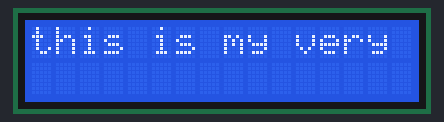
Recording of a program running on a simulated Raspberry Pi (BCM pin numbers). Shown: 16×2 character LCD.

Above: at 0.17 s.
At 0.98 s:
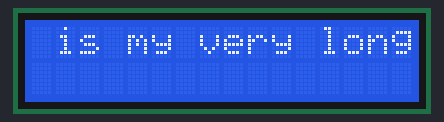
At 1.99 s:
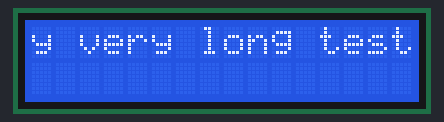
At 4.01 s:
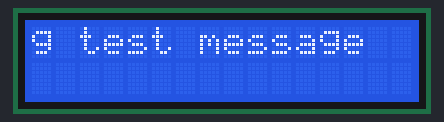
At 5.83 s:
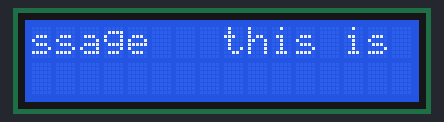
At 7.86 s:
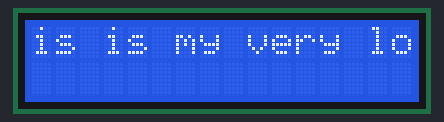

Measured:
- by itself, everything shown: repeats every 7.3 s, in 36 steps

The program:

ribbon.py
```python
#!/usr/bin/python
import time
from display import Display

LCD_DISPLAY_SIZE = 16
INTERVAL = 0.15
SEPERATOR = '   '

def make_ribbon_gen(display, message, line=0, separator=SEPERATOR):
    if len(message) < display.width():
        display.write_line(message, line)
        return

    buf = message + separator + message
    while True:
        for i in range(len(message) + len(separator)):
            display.write_line(buf[i:i+display.width()], line)
            yield

def ribbon(display, message, line=0, separator=SEPERATOR, interval=INTERVAL):
    for x in make_ribbon_gen(display, message, line, separator):
        time.sleep(interval)

if __name__ == '__main__':
    d = Display()
    try:
        ribbon(d, "this is my very long test message")

    except KeyboardInterrupt:
        d.clear()
```

display.py
```python
#!/usr/bin/python

# The wiring for the LCD is as follows:
# 1 : GND
# 2 : 5V
# 3 : Contrast (0-5V)*
# 4 : RS (Register Select)
# 5 : R/W (Read Write)       - GROUND THIS PIN
# 6 : Enable or Strobe
# 7 : Data Bit 0             - NOT USED
# 8 : Data Bit 1             - NOT USED
# 9 : Data Bit 2             - NOT USED
# 10: Data Bit 3             - NOT USED
# 11: Data Bit 4
# 12: Data Bit 5
# 13: Data Bit 6
# 14: Data Bit 7
# 15: LCD Backlight +5V**
# 16: LCD Backlight GND

import RPi.GPIO as GPIO
import time

LCD_RS = 16
LCD_E  = 12
LCD_D4 = 25
LCD_D5 = 24
LCD_D6 = 23
LCD_D7 = 18

LCD_WIDTH   = 16
LCD_CHR     = True
LCD_CMD     = False

LCD_LINE_1  = 0x80 # LCD RAM address for the 1st line
LCD_LINE_2  = 0xC0 # LCD RAM address for the 2nd line

# Timing constants
E_PULSE = 0.0005
E_DELAY = 0.0005

LINES = {
    0: LCD_LINE_1,
    1: LCD_LINE_2,
}
LCD_HEIGHT  = len(LINES)

class Display(object):
    def __init__(self):
        self._width  = LCD_WIDTH
        self._height = LCD_HEIGHT

        GPIO.setwarnings(False)
        GPIO.setmode(GPIO.BCM)       # Use BCM GPIO numbers
        GPIO.setup(LCD_E, GPIO.OUT)  # E
        GPIO.setup(LCD_RS, GPIO.OUT) # RS
        GPIO.setup(LCD_D4, GPIO.OUT) # DB4
        GPIO.setup(LCD_D5, GPIO.OUT) # DB5
        GPIO.setup(LCD_D6, GPIO.OUT) # DB6
        GPIO.setup(LCD_D7, GPIO.OUT) # DB7

        self._init_display()

    def width(self):
        return self._width

    def height(self):
        return self._height

    def _init_display(self):
        # Initialise display
        self._write_cmd(0x33) # 110011 Initialise
        self._write_cmd(0x32) # 110010 Initialise
        self._write_cmd(0x06) # 000110 Cursor move direction
        self._write_cmd(0x0C) # 001100 Display On,Cursor Off, Blink Off
        self._write_cmd(0x28) # 101000 Data length, number of lines, font size
        self._write_cmd(0x01) # 000001 Clear display
        time.sleep(E_DELAY)

    def _write_char(self, char):
        self._write_byte(char, LCD_CHR)

    def _write_cmd(self, cmd):
        self._write_byte(cmd, LCD_CMD)

    def _write_byte(self, data, mode=False):
        # Send byte to data pins
        # data = data
        # mode = True  for character
        #        False for command

        GPIO.output(LCD_RS, mode)  # RS

        # High data
        GPIO.output(LCD_D4, False)
        GPIO.output(LCD_D5, False)
        GPIO.output(LCD_D6, False)
        GPIO.output(LCD_D7, False)
        if data & 0x10:
            GPIO.output(LCD_D4, True)
        if data & 0x20:
            GPIO.output(LCD_D5, True)
        if data & 0x40:
            GPIO.output(LCD_D6, True)
        if data & 0x80:
            GPIO.output(LCD_D7, True)

        # Toggle 'Enable' pin
        self._toggle_enable()

        # Low data
        GPIO.output(LCD_D4, False)
        GPIO.output(LCD_D5, False)
        GPIO.output(LCD_D6, False)
        GPIO.output(LCD_D7, False)
        if data & 0x01:
            GPIO.output(LCD_D4, True)
        if data & 0x02:
            GPIO.output(LCD_D5, True)
        if data & 0x04:
            GPIO.output(LCD_D6, True)
        if data & 0x08:
            GPIO.output(LCD_D7, True)

        # Toggle 'Enable' pin
        self._toggle_enable()

    def _toggle_enable(self):
        # Toggle enable
        time.sleep(E_DELAY)
        GPIO.output(LCD_E, True)
        time.sleep(E_PULSE)
        GPIO.output(LCD_E, False)
        time.sleep(E_DELAY)

    def write_line(self, message, line = 0):
        # Send string to display
        message = message.ljust(self._width, " ")

        self._write_cmd(LINES[line])

        for i in range(self._width):
            self._write_char(ord(message[i]))

    def clear(self):
        self._write_cmd(0x01)
```
